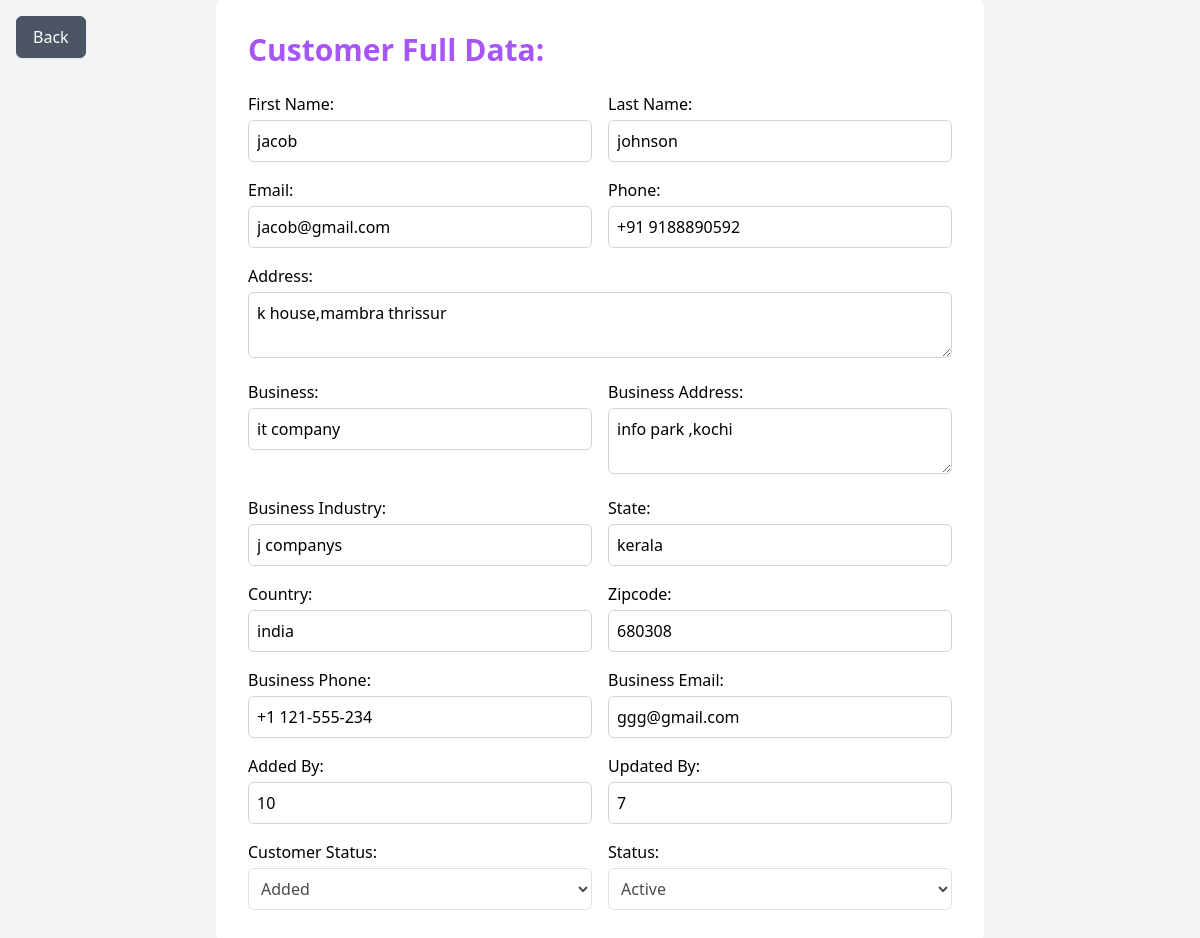
Screenshot of /components/data.php?id=1 (signed in) with the database file from the repository.
### tables this page shows
CREATE TABLE `customer` (
  `Cust_id` int(11) NOT NULL,
  `Cust_fname` varchar(255) NOT NULL,
  `Cust_lname` varchar(255) NOT NULL,
  `Cust_email` varchar(255) NOT NULL,
  `Cust_phone` varchar(255) NOT NULL,
  `Cust_address` text NOT NULL,
  `Cust_business` varchar(255) NOT NULL,
  `B_address` text NOT NULL,
  `B_industry` varchar(255) NOT NULL,
  `state` varchar(50) NOT NULL,
  `country` varchar(50) NOT NULL,
  `zipcode` varchar(50) NOT NULL,
  `B_phone` varchar(255) NOT NULL,
  `B_email` varchar(255) NOT NULL,
  `createddate` datetime DEFAULT current_timestamp(),
  `updateddate` datetime DEFAULT NULL ON UPDATE current_timestamp(),
  `addedby` varchar(255) NOT NULL,
  `updatedby` varchar(255) NOT NULL,
  `Cust_status` varchar(255) DEFAULT 'added',
  `status` varchar(255) DEFAULT 'active'
);

### components/data.php (the view, shortened to what this page needs)
<?php
include 'connection.php';
$Cust_id = $_GET['id'];
$stmt = $conn->prepare("SELECT * FROM customer WHERE Cust_id = ?");
$stmt->bind_param("i", $Cust_id);
$stmt->execute();
$result = $stmt->get_result();
if ($result->num_rows > 0) {
    $custdata = $result->fetch_assoc();
}
?>
<!DOCTYPE html>
<html>
<head>
    <script src="https://cdn.tailwindcss.com"></script>
</head>
<body class="bg-gray-100 flex text-black justify-center items-center min-h-screen">
    <button onclick="window.history.back()" class="absolute top-4 left-4 px-4 py-2 text-white bg-gray-600 border border-gray-600 rounded-md shadow-sm cursor-pointer hover:bg-gray-700 focus:outline-none focus:ring-2 focus:ring-gray-500 focus:ring-opacity-50">
        Back
    </button>
    <div class="bg-white p-6 md:p-8 rounded-lg  w-full max-w-3xl">
        <h2 class="text-2xl md:text-3xl text-purple-500 font-semibold mb-6">Customer Full Data:</h2>
        <form method="POST" class="grid grid-cols-1 md:grid-cols-2 gap-4">
            <div>
                <label for="Cust_fname" class="block font-medium">First Name:</label>
                <input value="<?php echo ($custdata['Cust_fname']); ?>" class="border bg-white text-black border-gray-300 w-full rounded-md p-2 mt-1 focus:outline-none focus:ring-2 focus:ring-purple-500" type="text" pattern="[^0-9]*" id="Cust_fname" name="Cust_fname" readonly>
            </div>
            <div>
                <label for="Cust_lname" class="block font-medium">Last Name:</label>
                <input value="<?php echo ($custdata['Cust_lname']); ?>" class="bg-white text-black border border-gray-300 w-full rounded-md p-2 mt-1 focus:outline-none focus:ring-2 focus:ring-purple-500" type="text" pattern="[^0-9]*" id="Cust_lname" name="Cust_lname" readonly>
            </div>
            <div>
                <label for="Cust_email" class="block font-medium">Email:</label>
                <input value="<?php echo ($custdata['Cust_email']); ?>" class="bg-white text-black border border-gray-300 w-full rounded-md p-2 mt-1 focus:outline-none focus:ring-2 focus:ring-purple-500" type="email" id="Cust_email" name="Cust_email" readonly>
            </div>
            <div>
                <label for="Cust_phone" class="block font-medium">Phone:</label>
                <input value="<?php echo ($custdata['Cust_phone']); ?>" placeholder="" class="bg-white text-black border border-gray-300 w-full rounded-md p-2 mt-1 focus:outline-none focus:ring-2 focus:ring-purple-500" type="tel" id="Cust_phone" name="Cust_phone" readonly>
            </div>
            <div class="col-span-1 md:col-span-2">
                <label for="Cust_address" class="block font-medium">Address:</label>
                <textarea  class="bg-white text-black border border-gray-300 w-full rounded-md p-2 mt-1 focus:outline-none focus:ring-2 focus:ring-purple-500" id="Cust_address" name="Cust_address" readonly><?php echo ($custdata['Cust_address']); ?></textarea>
            </div>
            <div>
                <label for="Cust_business" class="block font-medium">Business:</label>
                <input value="<?php echo ($custdata['Cust_business']); ?>" class="bg-white text-black border border-gray-300 w-full rounded-md p-2 mt-1 focus:outline-none focus:ring-2 focus:ring-purple-500" type="text" id="Cust_business" name="Cust_business" readonly>
            </div>
            <div>
                <label for="B_address" class="block font-medium">Business Address:</label>
                <textarea  class="bg-white text-black border border-gray-300 w-full rounded-md p-2 mt-1 focus:outline-none focus:ring-2 focus:ring-purple-500" id="B_address" name="B_address" readonly><?php echo ($custdata['B_address']); ?></textarea>
            </div>
            <div>
                <label for="B_industry" class="block font-medium">Business Industry:</label>
                <input value="<?php echo ($custdata['B_industry']); ?>" class="bg-white text-black border border-gray-300 w-full rounded-md p-2 mt-1 focus:outline-none focus:ring-2 focus:ring-purple-500" type="text" id="B_industry" name="B_industry" readonly>
            </div>
            <div>
                <label for="state" class="block font-medium">State:</label>
                <input value="<?php echo ($custdata['state']); ?>" class="bg-white text-black border border-gray-300 w-full rounded-md p-2 mt-1 focus:outline-none focus:ring-2 focus:ring-purple-500" type="text" pattern="[^0-9]*" id="state" name="state" readonly>
            </div>
            <div>
                <label for="country" class="block font-medium">Country:</label>
                <input value="<?php echo ($custdata['country']); ?>" class="bg-white text-black border border-gray-300 w-full rounded-md p-2 mt-1 focus:outline-none focus:ring-2 focus:ring-purple-500" type="text" pattern="[^0-9]*" id="country" name="country" readonly>
            </div>
            <div>
                <label for="zipcode" class="block font-medium">Zipcode:</label>
                <input value="<?php echo ($custdata['zipcode']); ?>" class="bg-white text-black border border-gray-300 w-full rounded-md p-2 mt-1 focus:outline-none focus:ring-2 focus:ring-purple-500" type="number" id="zipcode" name="zipcode" readonly>
            </div>
            <div>
                <label for="B_phone" class="block font-medium">Business Phone:</label>
                <input value="<?php echo ($custdata['B_phone']); ?>" class="bg-white text-black border border-gray-300 w-full rounded-md p-2 mt-1 focus:outline-none focus:ring-2 focus:ring-purple-500" type="tel" id="B_phone" name="B_phone" readonly>
            </div>
            <div>
                <label for="B_email" class="block font-medium">Business Email:</label>
                <input value="<?php echo ($custdata['B_email']); ?>" class="bg-white text-black border border-gray-300 w-full rounded-md p-2 mt-1 focus:outline-none focus:ring-2 focus:ring-purple-500" type="email" id="B_email" name="B_email">
            </div>
            <div>
                <label for="addedby" class="block font-medium">Added By:</label>
                <input value="<?php echo ($custdata['addedby']); ?>" class="bg-white text-black border border-gray-300 w-full rounded-md p-2 mt-1 focus:outline-none focus:ring-2 focus:ring-purple-500" type="text" id="addedby" name="addedby" readonly>
            </div>
            <div>
                <label for="updatedby" class="block font-medium">Updated By:</label>
                <input value="<?php echo ($custdata['updatedby']); ?>" class="bg-white text-black border border-gray-300 w-full rounded-md p-2 mt-1 focus:outline-none focus:ring-2 focus:ring-purple-500" type="text" id="updatedby" name="updatedby" readonly>
            </div>
            <div>
                <label for="Cust_status" class="block font-medium">Customer Status:</label>
                <select id="Cust_status" name="Cust_status" class="bg-white text-black border border-gray-300 w-full rounded-md p-2 mt-1 focus:outline-none focus:ring-2 focus:ring-purple-500" disabled="true">
                    <option value="added">Added</option>
                </select>
            </div>
            <div>
                <label for="status" class="block font-medium">Status:</label>
                <select id="status" name="status" class="bg-white text-black border border-gray-300 w-full rounded-md p-2 mt-1 focus:outline-none focus:ring-2 focus:ring-purple-500" disabled="true">
                    <option value="active">Active</option>
                </select>
            </div>
        </form>
    </div>
</body>
</html>

### rows the page displays
customer: Cust_fname "jacob", Cust_lname "johnson", Cust_email "jacob@gmail.com", Cust_phone "+91 9188890592", Cust_address "k house,mambra thrissur", Cust_business "it company", B_address "info park ,kochi", B_industry "j companys", state "kerala", country "india", zipcode "680308", B_phone "+1 121-555-234", B_email "ggg@gmail.com", addedby "10", updatedby "7"
